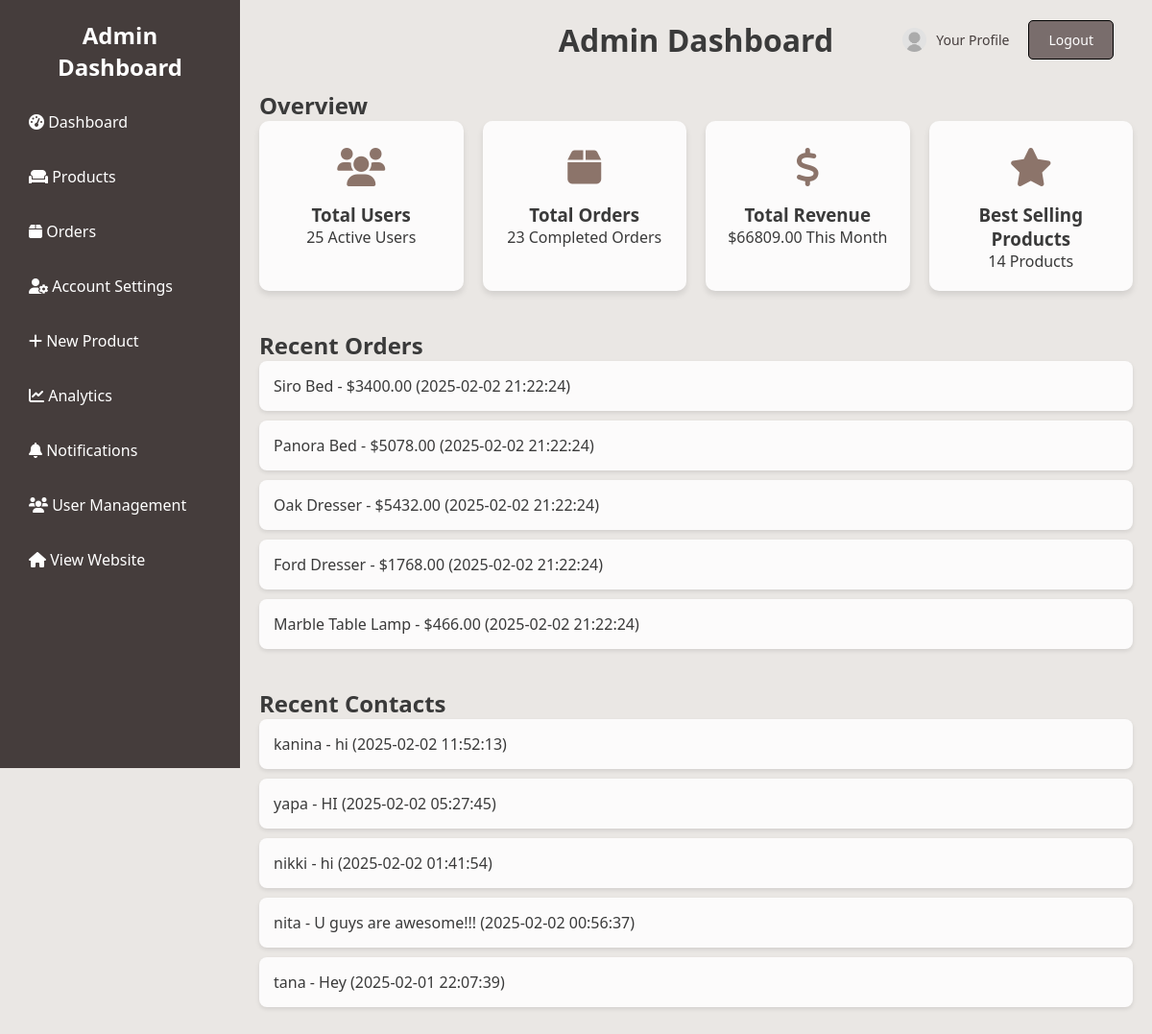
/dashboard.php (signed in), run on the app's committed database.
### tables this page shows
CREATE TABLE `orders` (
  `id` int(11) NOT NULL,
  `product_id` int(11) NOT NULL,
  `product_name` varchar(255) NOT NULL,
  `product_image` varchar(255) NOT NULL,
  `quantity` int(11) NOT NULL,
  `zip_code` varchar(10) NOT NULL,
  `shipping_method` varchar(50) NOT NULL,
  `price_per_unit` decimal(10,2) NOT NULL,
  `total_price` decimal(10,2) NOT NULL,
  `customer_name` varchar(255) NOT NULL,
  `email` varchar(255) NOT NULL,
  `telephone` varchar(20) NOT NULL,
  `address` text NOT NULL,
  `city` varchar(100) NOT NULL,
  `payment_method` varchar(50) NOT NULL,
  `order_date` timestamp NOT NULL DEFAULT current_timestamp(),
  `comments` text DEFAULT NULL
);

CREATE TABLE `contacts` (
  `id` int(11) NOT NULL,
  `name` varchar(255) NOT NULL,
  `email` varchar(255) NOT NULL,
  `message` text NOT NULL,
  `created_at` timestamp NOT NULL DEFAULT current_timestamp()
);

### dashboardController.php (called while the page is built)
<?php
class DashboardController {
    private $dashboardManager;
    public function __construct($dashboardManager) {
        $this->dashboardManager = $dashboardManager;
    }
    public function getDashboardData() {
        return [
            'totalUsers' => $this->dashboardManager->getTotalUsers(),
            'totalOrders' => $this->dashboardManager->getTotalOrders(),
            'totalRevenue' => $this->dashboardManager->getTotalRevenue(),
            'bestSellingProducts' => $this->dashboardManager->getBestSellingProducts(),
            'recentOrders' => $this->dashboardManager->getRecentOrders(),
            'recentContacts' => $this->dashboardManager->getRecentContacts()
        ];
    }
}
?>

### dashboardManager.php (called while the page is built)
<?php
class DashboardManager {
    private $db;
    public function __construct($db) {
        $this->db = $db;
    }
    public function getTotalUsers() {
        $query = "SELECT COUNT(*) as total FROM users";
        return $this->executeQuery($query);
    }
    public function getTotalOrders() {
        $query = "SELECT COUNT(*) as total FROM orders";
        return $this->executeQuery($query);
    }
    public function getTotalRevenue() {
        $query = "SELECT SUM(total_price) as total FROM orders";
        return $this->executeQuery($query);
    }
    public function getBestSellingProducts() {
        $query = "SELECT COUNT(*) as total FROM products WHERE is_best_seller = 1";
        return $this->executeQuery($query);
    }
    public function getRecentOrders() {
        $query = "SELECT * FROM orders ORDER BY order_date DESC LIMIT 5";
        return $this->fetchResults($query);
    }
    public function getRecentContacts() {
        $query = "SELECT * FROM contacts ORDER BY created_at DESC LIMIT 5";
        return $this->fetchResults($query);
    }
    private function executeQuery($query) {
        $stmt = $this->db->query($query);
        $result = $stmt->fetch(PDO::FETCH_ASSOC);
        return $result ? $result['total'] : 0;
    }
    private function fetchResults($query) {
        $stmt = $this->db->query($query);
        return $stmt->fetchAll(PDO::FETCH_ASSOC);
    }
}
?>

### dashboard.php (the view, shortened to what this page needs)
<?php
require_once 'DashboardManager.php';
require_once 'DashboardController.php';
$db = (new Database('localhost', 'projekti', 'root', 'loni1234'))->connect();
$dashboardManager = new DashboardManager($db);
$dashboardController = new DashboardController($dashboardManager);
$data = $dashboardController->getDashboardData();
?>
<!DOCTYPE html>
<html lang="en">
<head>
    <link rel="stylesheet" href="css/dashboard.css">
    <link rel="stylesheet" href="https://cdnjs.cloudflare.com/ajax/libs/font-awesome/6.0.0-beta3/css/all.min.css">
</head>
<body>
    <div class="sidebar">
        <h2>Admin Dashboard</h2>
        <ul>
            <li><a href="dashboard.php" class="active"><i class="fas fa-tachometer-alt"></i> Dashboard</a></li>
            <li><a href="products.php"><i class="fas fa-couch"></i> Products</a></li>
            <li><a href="orders.php"><i class="fas fa-box"></i> Orders</a></li>
            <li><a href="profile.php"><i class="fas fa-user-cog"></i> Account Settings</a></li>
            <li><a href="add_product.php"><i class="fas fa-plus"></i> New Product</a></li>
            <li><a href="analytics.php"><i class="fas fa-chart-line"></i> Analytics</a></li>
            <li><a href="notifications.php"><i class="fas fa-bell"></i> Notifications</a></li>
            <li><a href="user_management.php"><i class="fas fa-users"></i> User Management</a></li>
            <li><a href="home.php" target="_blank"><i class="fas fa-home"></i> View Website</a></li>
        </ul>
    </div>
    <div class="main-content">
        <header>
            <h1>Admin Dashboard</h1>
            <div class="profile">
                <a href="profile.php" class="profile-btn">
                    <img src="img/pfp.jpg" alt="Profile" class="profile-img">
                    <span>Your Profile</span>
                </a>
                <button onclick="window.location.href='logout.php'" class="logout-btn">Logout</button>
            </div>
        </header>
        <section id="overview" class="dashboard-section">
            <h2>Overview</h2>
            <div class="cards">
                <div class="card">
                    <div class="card-icon"><i class="fas fa-users"></i></div>
                    <h3>Total Users</h3>
                    <p><?php echo $data['totalUsers']; ?> Active Users</p>
                </div>
                <div class="card">
                    <div class="card-icon"><i class="fas fa-box"></i></div>
                    <h3>Total Orders</h3>
                    <p><?php echo $data['totalOrders']; ?> Completed Orders</p>
                </div>
                <div class="card">
                    <div class="card-icon"><i class="fas fa-dollar-sign"></i></div>
                    <h3>Total Revenue</h3>
                    <p>$<?php echo $data['totalRevenue']; ?> This Month</p>
                </div>
                <div class="card">
                    <div class="card-icon"><i class="fas fa-star"></i></div>
                    <h3>Best Selling Products</h3>
                    <p><?php echo $data['bestSellingProducts']; ?> Products</p>
                </div>
            </div>
        </section>
        <section id="recent-orders" class="dashboard-section">
            <h2>Recent Orders</h2>
            <ul class="activity-list">
                <?php foreach ($data['recentOrders'] as $order): ?>
                    <li><?php echo htmlspecialchars($order['product_name']); ?> - $<?php echo htmlspecialchars($order['total_price']); ?> (<?php echo htmlspecialchars($order['order_date']); ?>)</li>
                <?php endforeach; ?>
            </ul>
        </section>
        <section id="recent-contacts" class="dashboard-section">
            <h2>Recent Contacts</h2>
            <ul class="activity-list">
                <?php foreach ($data['recentContacts'] as $contact): ?>
                    <li><?php echo htmlspecialchars($contact['name']); ?> - <?php echo htmlspecialchars($contact['message']); ?> (<?php echo htmlspecialchars($contact['created_at']); ?>)</li>
                <?php endforeach; ?>
            </ul>
        </section>
    </div>
</body>
</html>

### css/dashboard.css (style rules this page uses)
* { margin: 0; padding: 0; box-sizing: border-box; font-family: 'Segoe UI', Tahoma, Geneva, Verdana, sans-serif; }
header { display: flex; justify-content: center; align-items: center; margin-bottom: 30px; position: relative; }
h1 { text-align: center; flex-grow: 1; }
.profile { display: flex; align-items: center; position: absolute; right: 20px; }
.profile-btn { display: flex; align-items: center; padding: 10px 20px; border-radius: 5px; color: #453d3c; text-decoration: none; transition: background-color 0.3s; font-size: 14px; height: 40px; background-color: transparent; font-family:'Franklin Gothic Medium', 'Arial Narrow', Arial, sans-serif; }
.logout-btn { background-color: #796d6c; border: 1px solid black; padding: 10px 20px; border-radius: 5px; color: white; font-size: 14px; cursor: pointer; }
.profile-img { width: 25px; height: 25px; border-radius: 50%; margin-right: 10px; }
body { display: flex; background-color: #eae7e4; color: #3a3a3a; }
.sidebar { width: 250px; background-color: #453d3c; color: #ffffff; height: 100vh; padding: 20px; position: fixed; }
.sidebar h2 { text-align: center; margin-bottom: 20px; color:#ffffff; }
.sidebar ul { list-style: none; }
.sidebar ul li { margin: 15px 0; }
.sidebar ul li a { color: #ffffff; text-decoration: none; padding: 10px; display: block; border-radius: 5px; transition: background 0.3s; }
.main-content { margin-left: 250px; padding: 20px; flex-grow: 1; }
header { display: flex; justify-content: space-between; align-items: center; margin-bottom: 30px; }
.dashboard-section { margin-bottom: 40px; }
.cards { display: flex; gap: 20px; flex-wrap: wrap; }
.card { background: #fcfbfb; padding: 20px; border-radius: 10px; box-shadow: 0 4px 6px rgba(0, 0, 0, 0.1); text-align: center; flex: 1; min-width: 200px; transition: transform 0.3s ease, box-shadow 0.3s ease; }
.card-icon { font-size: 40px; margin-bottom: 10px; color: #8c746a; }
.activity-list { list-style: none; padding: 0; }
.activity-list li { background: #fcfbfb; padding: 15px; margin-bottom: 10px; border-radius: 8px; box-shadow: 0 2px 4px rgba(0, 0, 0, 0.1); }

### data on the page
orders: product_name "Siro Bed", total_price "3400.00", order_date "2025-02-02 21:22:24"
orders: product_name "Panora Bed", total_price "5078.00", order_date "2025-02-02 21:22:24"
orders: product_name "Oak Dresser", total_price "5432.00", order_date "2025-02-02 21:22:24"
orders: product_name "Ford Dresser", total_price "1768.00", order_date "2025-02-02 21:22:24"
orders: product_name "Marble Table Lamp", total_price "466.00", order_date "2025-02-02 21:22:24"
contacts: name "kanina", message "hi", created_at "2025-02-02 11:52:13"
contacts: name "yapa", message "HI", created_at "2025-02-02 05:27:45"
contacts: name "nikki", message "hi", created_at "2025-02-02 01:41:54"
contacts: name "nita", message "U guys are awesome!!!", created_at "2025-02-02 00:56:37"
contacts: name "tana", message "Hey", created_at "2025-02-01 22:07:39"

### other printed values
$data['totalUsers'] "25"
$data['totalOrders'] "23"
$data['totalRevenue'] "66809.00"
$data['bestSellingProducts'] "14"
